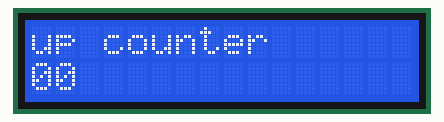
Recording of a sketch running on a simulated Arduino Uno, built with avr-gcc and run on an emulated ATmega328P. Shown: 16×2 character LCD.

Above: at 0.1 s.
At 4.1 s:
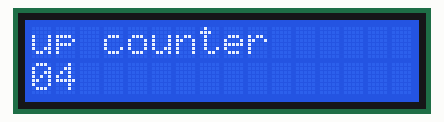
At 9.1 s:
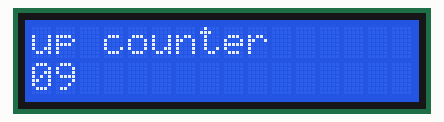
At 19.1 s:
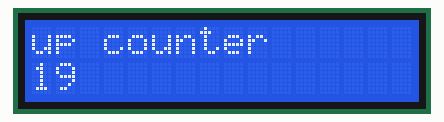
At 28.1 s:
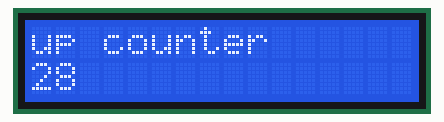
At 38.1 s:
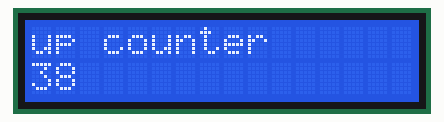

The sketch:

I205.ino
```cpp
#include <LiquidCrystal.h>
LiquidCrystal lcd(12,11,10,5,4,3,2);
int counts=0;
void setup()
{
  lcd.begin(16,2);
  lcd.setCursor(0,0);
  lcd.print("up counter");
}
void loop()
{
  lcd.setCursor(0,1);
  if(counts<10)
    lcd.print("0");
  lcd.print(counts);
  delay(1000);
  counts++;
  if(counts==100)
     counts=0;
}
```

Measured:
- what the display in image 1 shows lasts 1.0 s, from 4.1 s to 5.1 s
